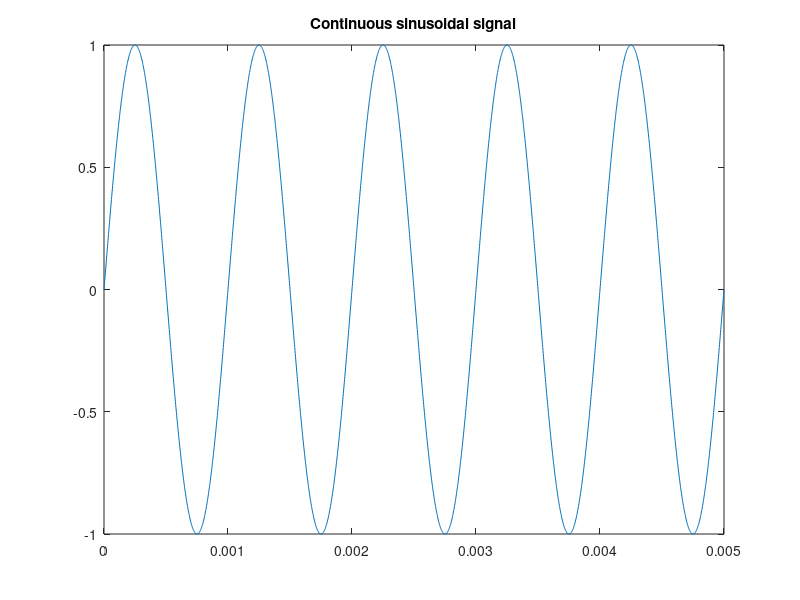

Recreate this plot in MATLAB. (Note: this script raises an error after producing the figure.)
fs=500000 ;
f=1000;
sRate=1/fs ;
Cycle=1/f ;
t=0:sRate:5*Cycle ;
x=sin(2*pi*f*t);
plot(t,x)
title('Continuous sinusoidal signal')
xlabel(Time(x));
ylabel(Amplitude);
